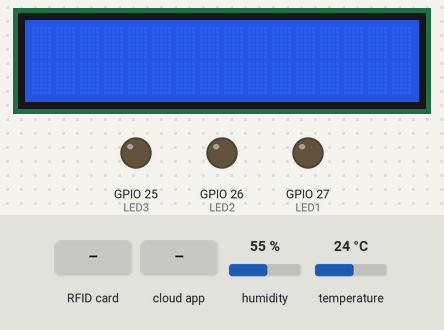
This sketch was run on a simulated ESP32. Parts: 16×2 character LCD, output pins drawn as LEDs (lit = HIGH). The inputs (shaded band) are chosen by the test bench; at power-on: humidity 55 %, temperature 24 °C. WiFi joins after 1.5 s; servers stay silent unless stated; random numbers use the default seed unless the sketch sets one; no MQTT or app messages arrive unless stated; the Firebase database answers and starts empty; what the sketch prints to the serial monitor is not drawn.

Above: at 2.8 s.
2.9 s: RFID card 5E 7A 19 C4 held to the reader
At 4.8 s:
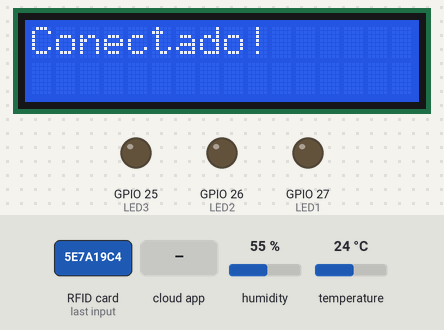
6.0 s: the phone or cloud app sets isOn to 1
At 7.5 s:
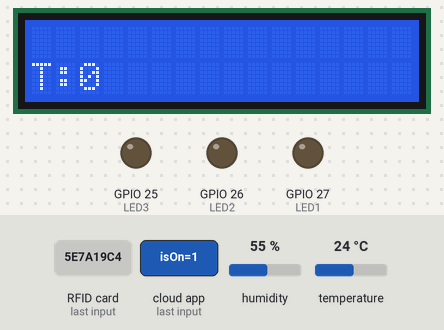
Timing chart, 0 to 9.0 s (numbered marks = the images above; inputs shaded):
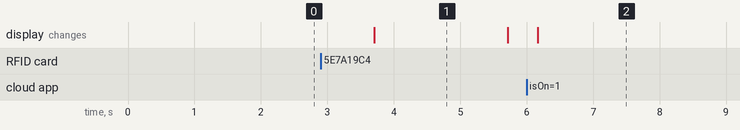

Measured:
- after the input at 2.9 s, the display: changes after 0.81 s (image 1)
- after the input at 6.0 s, the display: changes after 0.17 s (image 2)
- what the display in image 1 shows lasts 2.0 s, from 3.7 s to 5.7 s

The sketch:

Configuracao_e_Monitoramento_Inteligente_de_Ambientes.ino
```cpp
#include <Arduino.h>
#include <WiFi.h>
#include <Firebase_ESP_Client.h>
#include <ArduinoJson.h>
#include <PubSubClient.h>
#include <Wire.h>
#include <LiquidCrystal_I2C.h>
#include <SPI.h>
#include <MFRC522.h>
#include <DHT.h>
#include "addons/TokenHelper.h"
#include "addons/RTDBHelper.h"

//Wifi and database/api info
#define WIFI_SSID "*****"
#define WIFI_PASSWORD "*****"
#define API_KEY "*****"
#define DATABASE_URL "*****"

#define LED1 27
#define LED2 26
#define LED3 25
#define DHTPIN 4
#define DHTTYPE DHT11   // DHT 11

#define MSG_BUFFER_SIZE  (50)
#define RST_PIN         16

#define SS_PIN          17
//Adafruit info
#define IO_USERNAME  "*****"
#define IO_KEY       "*****"

const char* mqttserver = "io.adafruit.com";
const int mqttport = 1883;
const char* mqttUser = IO_USERNAME;
const char* mqttPassword = IO_KEY;

WiFiClient espClient;
PubSubClient client(espClient);
unsigned long lastMsg = 0;
char msg[MSG_BUFFER_SIZE];
MFRC522 mfrc522(SS_PIN, RST_PIN);

LiquidCrystal_I2C lcd(0x27, 16, 2);
DHT dht(DHTPIN, DHTTYPE);

FirebaseData fbdo;
FirebaseAuth auth;
FirebaseConfig config;

unsigned long sendDataPrevMillis = 0;
String lastTagID = "";
bool isCardPresent = false;

// Variáveis do firebase
bool boolIsOn;
int intTemp;
bool boolLed1;
bool boolLed2;
bool boolLed3;
String stringName;

// Strings do usuário
String tagName;
String tagTemp;
String tagIsOn;
String tagLed1;
String tagLed2;
String tagLed3;

bool signupOK = false;

void reconnect() {
  // Loop until we're reconnected
  while (!client.connected()) {
    Serial.print("Tentando conexão MQTT...");
    // Create a random client ID
    String clientId = "ESP32 - Sensores";
    clientId += String(random(0xffff), HEX);
    // Se conectado
    if (client.connect(clientId.c_str(), mqttUser, mqttPassword)) {
      Serial.println("conectado");
      // Depois de conectado, publique um anúncio ...
      //My feeds
      client.publish("danielnobre09/feeds/Nome", "Iniciando Comunicação");
      client.publish("danielnobre09/feeds/Temperatura", "Iniciando Comunicação");
      client.publish("danielnobre09/feeds/Umidade", "Iniciando Comunicação");
    } else {
      Serial.print("Falha, rc=");
      Serial.print(client.state());
      Serial.println(" Tentando novamente em 5s");
      delay(500);
    }
  }
}

void turnOffLeds() {
  digitalWrite(LED1, LOW);
  digitalWrite(LED2, LOW);
  digitalWrite(LED3, LOW);
}

void setup() {
  dht.begin();
  SPI.begin();                      // Initialize SPI bus
  mfrc522.PCD_Init();               // Initialize MFRC522 RFID module
  Serial.println("Ready to read RFID tags...");
  Serial.begin(115200);

  lcd.begin();
  lcd.backlight();

  WiFi.begin(WIFI_SSID, WIFI_PASSWORD);
  Serial.print("Connecting to Wi-Fi");
  while (WiFi.status() != WL_CONNECTED) {
    Serial.print(".");
    delay(300);
  }
  Serial.println();
  Serial.print("Connected with IP: ");
  Serial.println(WiFi.localIP());
  Serial.println();

  /* Assign the api key (required) */
  config.api_key = API_KEY;

  /* Assign the RTDB URL (required) */
  config.database_url = DATABASE_URL;

  /* Sign up */
  if (Firebase.signUp(&config, &auth, "", "")) {
    Serial.println("ok");
    signupOK = true;
  } else {
    Serial.printf("%s\n", config.signer.signupError.message.c_str());
  }

  /* Assign the callback function for the long running token generation task */
  config.token_status_callback = tokenStatusCallback; //see addons/TokenHelper.h

  Firebase.begin(&config, &auth);
  Firebase.reconnectWiFi(true);

  client.setServer(mqttserver, 1883); // Publicar

  pinMode(LED1, OUTPUT);
  pinMode(LED2, OUTPUT);
  pinMode(LED3, OUTPUT);
}

void loop() {
  if (!client.connected()) {
    reconnect();
  }
  client.loop();

  delay(1000);
  if (mfrc522.PICC_IsNewCardPresent() && mfrc522.PICC_ReadCardSerial()) {
    isCardPresent = true;

    String tagID = "";
    for (byte i = 0; i < mfrc522.uid.size; i++) {
      tagID += String(mfrc522.uid.uidByte[i] < 0x10 ? "0" : "");
      tagID += String(mfrc522.uid.uidByte[i], HEX);
    }

    if (lastTagID != tagID) {
      lcd.clear();
      lcd.print("Conectado!");
      delay(2000);
      lcd.clear();
      Serial.println("Nova tag (diferente da anterior)");
      lastTagID = tagID;

      //Formating strings to access the database
      tagName = "/USERTAG/" + tagID + "/Name";
      tagTemp = "/USERTAG/" + tagID + "/AIR/temp";
      tagIsOn = "/USERTAG/" + tagID + "/AIR/isOn";
      tagLed1 = "/USERTAG/" + tagID + "/LEDS/LED1";
      tagLed2 = "/USERTAG/" + tagID + "/LEDS/LED2";
      tagLed3 = "/USERTAG/" + tagID + "/LEDS/LED3";

      if (Firebase.ready() && signupOK) {
        // Send data only if a card is present

        Serial.print("Tag ID: ");
        Serial.println(tagID);
        sendDataPrevMillis = millis();
        if (Firebase.RTDB.getString(&fbdo, tagName)) {
          if (fbdo.dataType() == "string") {
            stringName = fbdo.stringData();
            lcd.setCursor(0, 0);
            lcd.print(stringName);
            client.publish("danielnobre09/feeds/Nome", stringName.c_str());
          }
        } else {
          Serial.println(fbdo.errorReason());
        }

        if (Firebase.RTDB.getBool(&fbdo, tagIsOn)) {
          if (fbdo.dataType() == "boolean") {
            boolIsOn = fbdo.boolData();
            if (boolIsOn) {
              if (Firebase.RTDB.getInt(&fbdo, tagTemp)) {
                if (fbdo.dataType() == "int") {
                  intTemp = fbdo.intData();
                  lcd.setCursor(0, 1);
                  lcd.print("T:");
                  lcd.print(intTemp);
                }
              } else {
                Serial.println(fbdo.errorReason());
              }
            }
          }
        } else {
          Serial.println(fbdo.errorReason());
        }

        if (Firebase.RTDB.getBool(&fbdo, tagLed1)) {
          if (fbdo.dataType() == "boolean") {
            boolLed1 = fbdo.boolData();
            if (boolLed1) {
              digitalWrite(LED1, HIGH);
            } else {
              digitalWrite(LED1, LOW);
            }
          }
        } else {
          Serial.println(fbdo.errorReason());
        }

        if (Firebase.RTDB.getBool(&fbdo, tagLed2)) {
          if (fbdo.dataType() == "boolean") {
            boolLed2 = fbdo.boolData();
            if (boolLed2) {
              digitalWrite(LED2, HIGH);
            } else {
              digitalWrite(LED2, LOW);
            }
          }
        } else {
          Serial.println(fbdo.errorReason());
        }

        if (Firebase.RTDB.getBool(&fbdo, tagLed3)) {
          if (fbdo.dataType() == "boolean") {
            boolLed3 = fbdo.boolData();
            if (boolLed3) {
              digitalWrite(LED3, HIGH);
            } else {
              digitalWrite(LED3, LOW);
            }
          }
        } else {
          Serial.println(fbdo.errorReason());
        }

        sendDataPrevMillis = millis();
      }
    } else {
      lcd.clear();
      Serial.println("Tag igual a anterior(parar)");
      lcd.print("Desconectado!");
      delay(2000);
      lastTagID.clear();
     // Same tag as the previous one, stop sending data and clear LCD
      isCardPresent = false;
      digitalWrite(LED1, LOW);
      digitalWrite(LED2, LOW);
      digitalWrite(LED3, LOW);
      lcd.clear();
    }
  }
  if (isCardPresent) {
        delay(6000);
        float umidade = dht.readHumidity();
        String umidadeStr = String(umidade);
        client.publish("danielnobre09/feeds/Umidade", umidadeStr.c_str());
        float temperatura = dht.readTemperature();
        String temperaturaStr = String(temperatura);
        client.publish("danielnobre09/feeds/Temperatura", temperaturaStr.c_str());
  }
}
```
